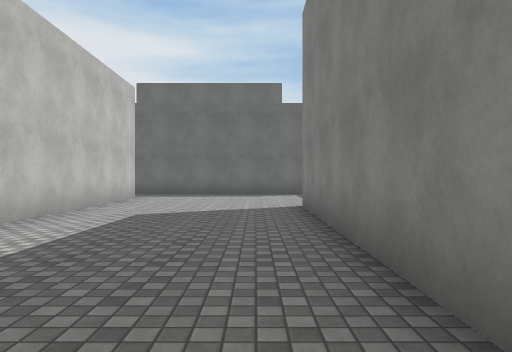
View 1 (above)

16 first-person views from a walk through a scene from a Unity 3-D project. The camera is 1.3 m above the floor, looks level and sees 70° across. The floor is counted in squares, 2 m on a side. Each view is taken from the middle of a square. On the plan, view 1 faces up. The plan holds only what a view shows up to about 11 squares ahead; the rest is blank. The place goes on beyond the plan. The player is left out. Surface patterns are stand-ins for the level's own textures.

View 2
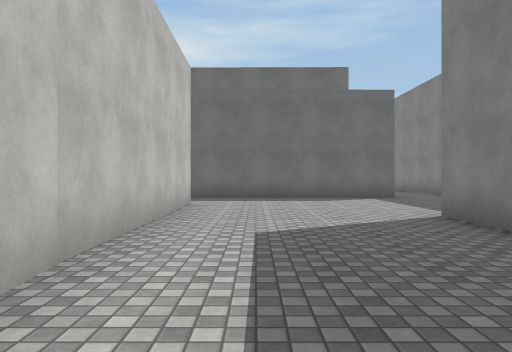

View 3
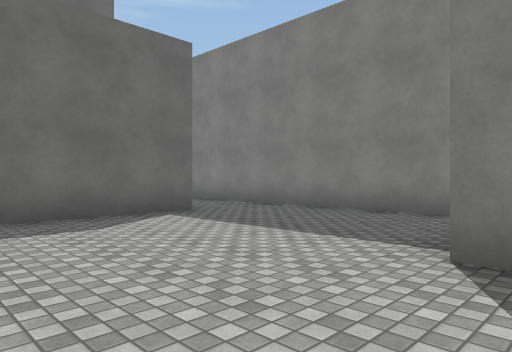

View 4
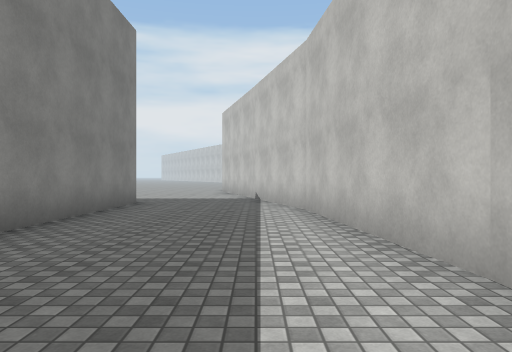

View 5
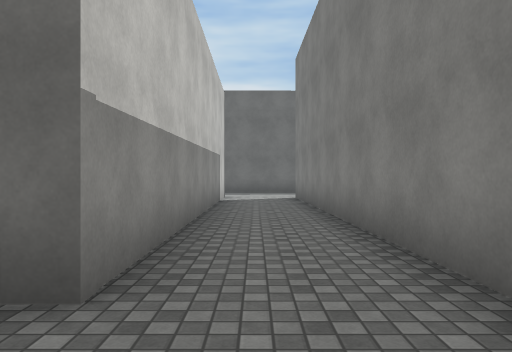

View 6
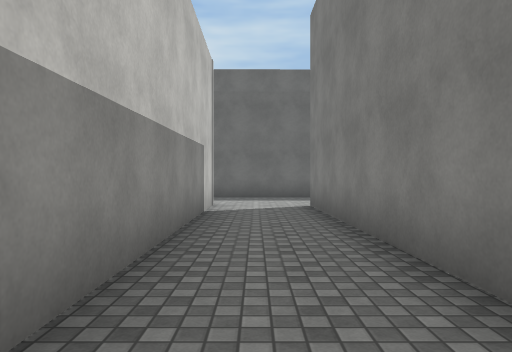

View 7
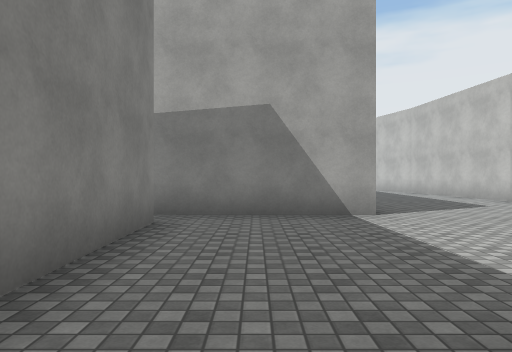

View 8
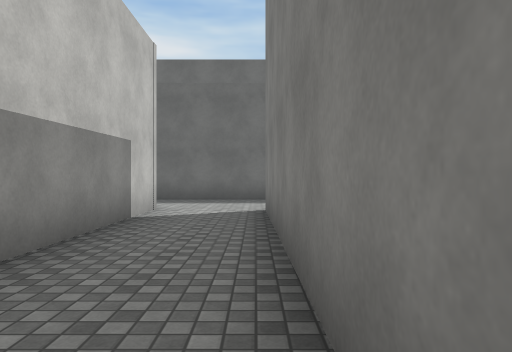

View 9
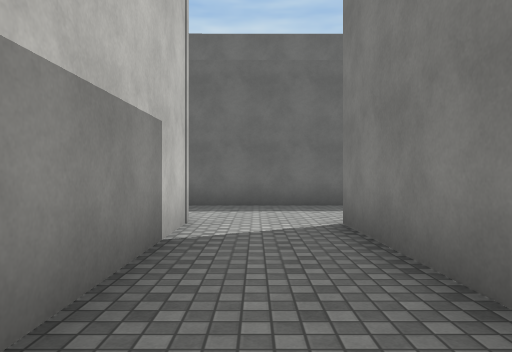

View 10
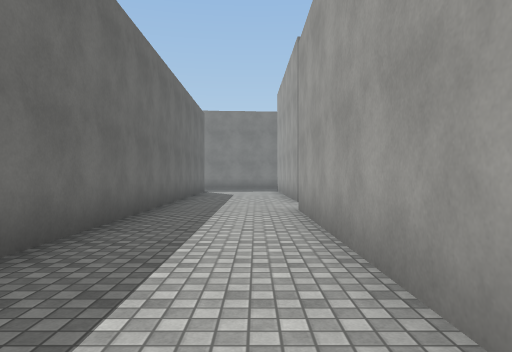

View 11
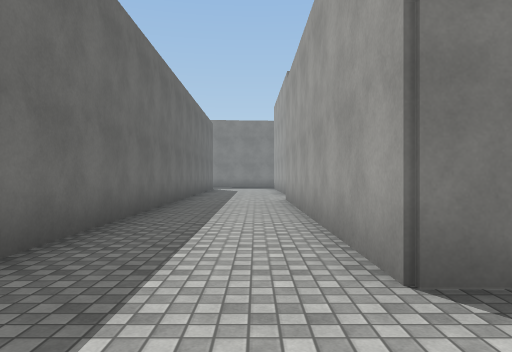

View 12
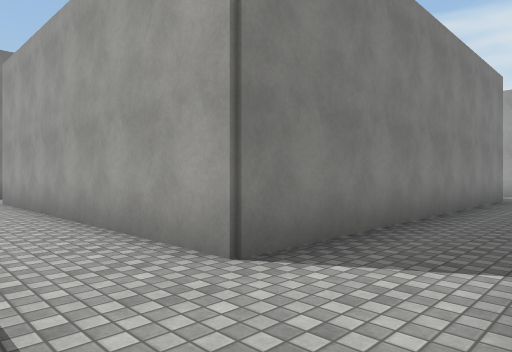

View 13
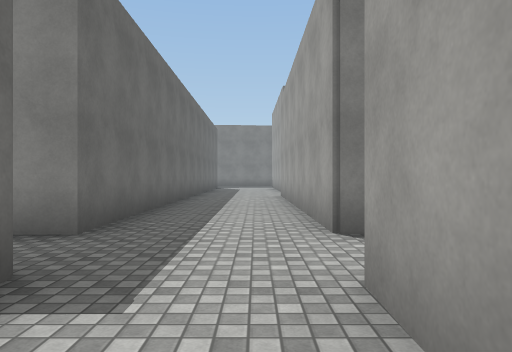

View 14
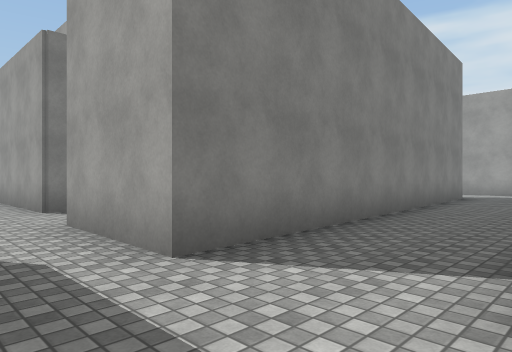

View 15
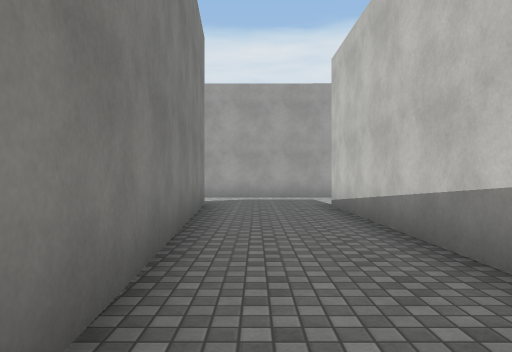

View 16
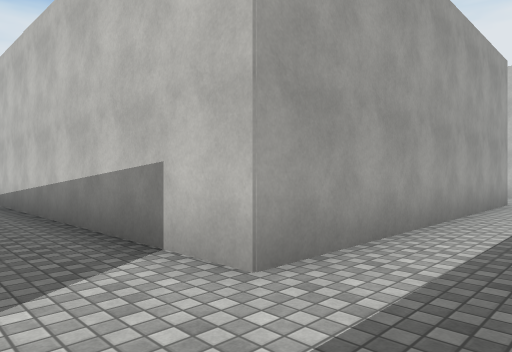

### Floor plan
Points are (right, up) in squares from view 1. A wall is a line through its corners. A room is listed if a view was taken in it or the views show most of it. See-through windows are left out.
Room 1 (views 1, 2, 3, 4, 5, 6, 7, 8, 9)
walls: (-3.6, 10.8) (-3.5, 4.6); (4.4, 8.9) (4.2, 22); (-3.5, 4.8) (-3, 0); (-3, 0.1) (-2.1, -2.9); (0.9, -1.9) (1, 7.9) (4.8, 7.9); (2, 22.2) (2.1, 12.8) (-2.4, 12.8)
ways out: opening at (-3.5, 11.5) to room 2; opening at (3.5, 23) to room 2; opening at (-0.5, -1.5)
Room 2 (views 10, 11, 12, 13, 14, 15, 16)
walls: (-9.8, 12.5) (-10.5, 22.4) (-7.8, 22.4); (-13.3, 10) (-10.3, 10); (-5.8, 12.9) (-5.9, 22.1) (2, 22.2); (-2.4, 12.8) (-3.9, 12.8); (-20.5, 22.2) (-12.7, 22.3) (-12.7, 13.1); (4.8, 22.1) (5.8, 22); (6, 25.1) (-5.9, 25) (-5.9, 25.7)
ways out: opening at (-3.5, 11.5) to room 1; opening at (3.5, 23) to room 1

Positions as (right, up) in squares from view 1, and headings:
1: (0, 0), facing up
2: (-2, 2), facing up
3: (-2, 7), facing up-right
4: (-2, 7), facing down
5: (3, 11), facing up
6: (3, 14), facing up
7: (3, 14), facing down
8: (4, 15), facing up
9: (3, 17), facing up
10: (-5, 23), facing right
11: (-8, 23), facing right
12: (-8, 24), facing down-right
13: (-10, 23), facing right
14: (-13, 24), facing down-right
15: (-11, 21), facing down
16: (-11, 24), facing down-left
